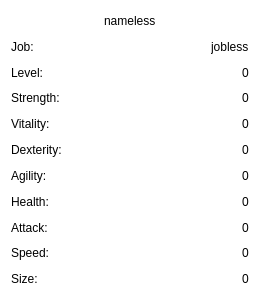
<?xml version="1.0" encoding="UTF-8"?>
<ui version="4.0">
 <class>CharacterInfoDialog</class>
 <widget class="QDialog" name="CharacterInfoDialog">
  <property name="geometry">
   <rect>
    <x>0</x>
    <y>0</y>
    <width>260</width>
    <height>300</height>
   </rect>
  </property>
  <property name="windowTitle">
   <string>Status</string>
  </property>
  <property name="styleSheet">
   <string notr="true">background-color: rgb(255, 255, 255);
border-color: rgb(0, 0, 0);</string>
  </property>
  <layout class="QGridLayout" name="gridLayout">
   <item row="7" column="0">
    <widget class="QLabel" name="label_3">
     <property name="text">
      <string>Agility:</string>
     </property>
    </widget>
   </item>
   <item row="8" column="1" alignment="Qt::AlignRight">
    <widget class="QLabel" name="healthLabel">
     <property name="text">
      <string>0</string>
     </property>
    </widget>
   </item>
   <item row="3" column="1" alignment="Qt::AlignRight">
    <widget class="QLabel" name="levelLabel">
     <property name="text">
      <string>0</string>
     </property>
    </widget>
   </item>
   <item row="3" column="0">
    <widget class="QLabel" name="label_4">
     <property name="text">
      <string>Level:</string>
     </property>
    </widget>
   </item>
   <item row="10" column="0">
    <widget class="QLabel" name="label_5">
     <property name="text">
      <string>Speed:</string>
     </property>
    </widget>
   </item>
   <item row="9" column="0">
    <widget class="QLabel" name="label_11">
     <property name="text">
      <string>Attack:</string>
     </property>
    </widget>
   </item>
   <item row="5" column="0">
    <widget class="QLabel" name="label_8">
     <property name="text">
      <string>Vitality:</string>
     </property>
    </widget>
   </item>
   <item row="6" column="0">
    <widget class="QLabel" name="label_10">
     <property name="text">
      <string>Dexterity:</string>
     </property>
    </widget>
   </item>
   <item row="9" column="1" alignment="Qt::AlignRight">
    <widget class="QLabel" name="attackLabel">
     <property name="text">
      <string>0</string>
     </property>
    </widget>
   </item>
   <item row="8" column="0">
    <widget class="QLabel" name="label_7">
     <property name="text">
      <string>Health:</string>
     </property>
    </widget>
   </item>
   <item row="4" column="0">
    <widget class="QLabel" name="label_6">
     <property name="text">
      <string>Strength:</string>
     </property>
    </widget>
   </item>
   <item row="5" column="1" alignment="Qt::AlignRight">
    <widget class="QLabel" name="vitLabel">
     <property name="text">
      <string>0</string>
     </property>
    </widget>
   </item>
   <item row="2" column="0">
    <widget class="QLabel" name="label_2">
     <property name="text">
      <string>Job:</string>
     </property>
    </widget>
   </item>
   <item row="10" column="1" alignment="Qt::AlignRight">
    <widget class="QLabel" name="speedLabel">
     <property name="text">
      <string>0</string>
     </property>
    </widget>
   </item>
   <item row="6" column="1" alignment="Qt::AlignRight">
    <widget class="QLabel" name="dexLabel">
     <property name="text">
      <string>0</string>
     </property>
    </widget>
   </item>
   <item row="2" column="1" alignment="Qt::AlignRight">
    <widget class="QLabel" name="jobLabel">
     <property name="text">
      <string>jobless</string>
     </property>
    </widget>
   </item>
   <item row="1" column="0" colspan="2" alignment="Qt::AlignHCenter">
    <widget class="QLabel" name="nameLabel">
     <property name="text">
      <string>nameless</string>
     </property>
    </widget>
   </item>
   <item row="4" column="1" alignment="Qt::AlignRight">
    <widget class="QLabel" name="strLabel">
     <property name="text">
      <string>0</string>
     </property>
    </widget>
   </item>
   <item row="7" column="1" alignment="Qt::AlignRight">
    <widget class="QLabel" name="agiLabel">
     <property name="text">
      <string>0</string>
     </property>
    </widget>
   </item>
   <item row="11" column="0">
    <widget class="QLabel" name="label_13">
     <property name="text">
      <string>Size:</string>
     </property>
    </widget>
   </item>
   <item row="11" column="1" alignment="Qt::AlignRight">
    <widget class="QLabel" name="sizeLabel">
     <property name="text">
      <string>0</string>
     </property>
    </widget>
   </item>
  </layout>
 </widget>
 <resources/>
 <connections/>
</ui>
